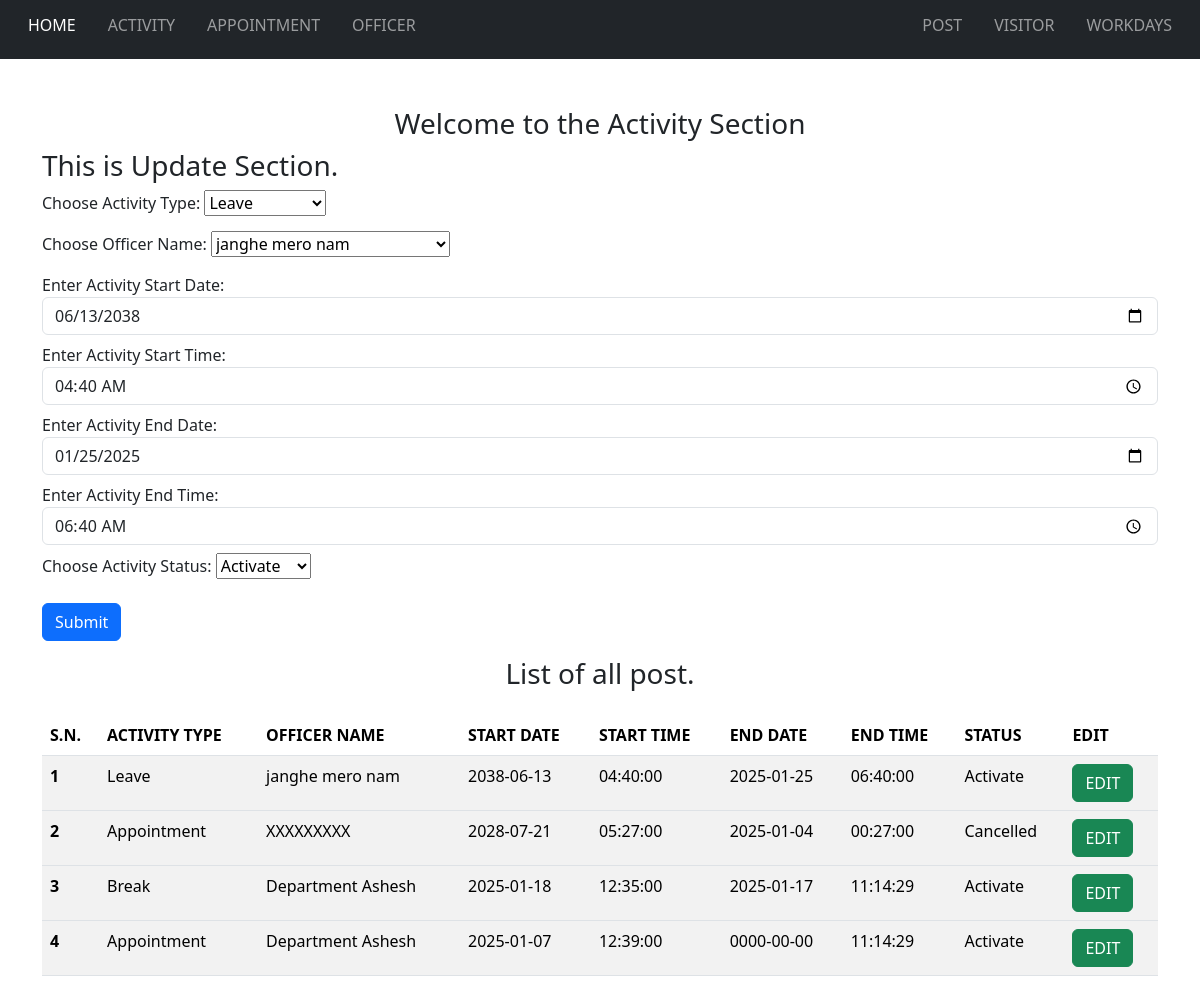
The app's page /activity.php?activity_edit=1&activity_id=4 with its own data.
### edit/edit-activity.php (the view, shortened to what this page needs)
<h3>This is Update Section.</h3>
<?php
if (isset($_GET["activity_edit"])) {
    $activity_id = $_GET["activity_id"];
    $sql_activity = "select `activity-id`,`activity-type`,`activity-officerid`,`officer-id`,`officer-name`,`activity-startdate`,`activity-starttime`,`activity-enddate`,`activity-endtime`,`activity-status` from `table-activity` join `table-officer` on `table-officer`.`officer-id` = `table-activity`.`activity-officerid` where `activity-id` = '{$activity_id}'";
    $result_activity = mysqli_query($con, $sql_activity);
    $sql_dropdown = "SELECT `officer-id`, `officer-name` FROM `table-officer`";
    $result_dropdown = mysqli_query($con, $sql_dropdown);
    if (mysqli_num_rows($result_activity) > 0) {
        while ($row = mysqli_fetch_array($result_activity)) {
?>
            <form method="post">
                <label for="activity-type" class="mb-3">Choose Activity Type:</label>
                <select name="activity_type" id="activity-type">
                    <option value="1" <?php echo ($row["activity-type"] == 1) ? 'selected' : ''; ?>>Leave</option>
                </select>
                <br>
                <label for="officer-id">Choose Officer Name:</label>
                <select name="officer_id" id="officer-id" class="mb-3">
                    <?php
                    if (mysqli_num_rows($result_dropdown) > 0) {
                        while ($rowX = mysqli_fetch_array($result_dropdown)) {  ?>
                            <option value="<?php echo $rowX["officer-id"] ?>" <?php echo ($row["officer-id"] == $rowX["officer-id"]) ? 'selected' : ''; ?>><?php echo $rowX['officer-name'] ?></option>
                    <?php
                        }
                    }
                    ?>
                </select>
                <br>
                <div class="form-group" class="mb-2">
                    <label>Enter Activity Start Date: </label>
                    <input type="date" class="form-control mb-2" id="activity-startdate" name="activity_startdate" placeholder="Enter Activity Start Date: " value="<?php echo $row["activity-startdate"] ?>">
                </div>
                <div class="form-group" class="mb-2">
                    <label>Enter Activity Start Time: </label>
                    <input type="time" class="form-control mb-2" id="activity-starttime" name="activity_starttime" placeholder="Enter Activity Start Time : " value="<?php echo $row["activity-starttime"] ?>">
                </div>
                <div class="form-group" class="mb-2">
                    <label>Enter Activity End Date: </label>
                    <input type="date" class="form-control mb-2" id="activity-enddate" name="activity_enddate" placeholder="Enter Activity End Date: " value="<?php echo $row["activity-enddate"] ?>">
                </div>
                <div class="form-group" class="mb-2">
                    <label>Enter Activity End Time: </label>
                    <input type="time" class="form-control mb-2" id="activity-endtime" name="activity_endtime" placeholder="Enter Activity End Time : " value="<?php echo $row["activity-endtime"] ?>">
                </div>
                <label for="activity-status">Choose Activity Status:</label>
                <select name="activity_status" id="activity-status">
                    <option value="1">Activate</option>
                </select>
                <br>
                <br>
                <button type="submit" name="activity-update_btn" class="btn btn-primary">Submit</button>
            </form>
<?php
        }
    }
}
?>

### fetch/fetch-activity.php (shortened to what this page needs)
<?php
$sql_post = "select `activity-id`,`activity-type`,`activity-officerid`,`officer-name`,`activity-startdate`,`activity-starttime`,`activity-enddate`,`activity-endtime`,`activity-status` from `table-activity` join `table-officer` on `table-officer`.`officer-id` = `table-activity`.`activity-officerid` order by `activity-id` desc;";
$result_post = mysqli_query($con, $sql_post);
$post_counter = 0;
if (mysqli_num_rows($result_post) > 0) {
    while ($row = mysqli_fetch_array($result_post)) {
        $status = (($row["activity-status"]) == 1) ? ('Activate') : ('Cancelled');
        if ($row["activity-type"] == 1) {
            $type = "Leave";
        } else if ($row["activity-type"] == 2) {
            $type = "Break";
        } else {
            $type = "Appointment";
        }
?>
        <tbody>
            <tr>
                <th scope="row"><?php echo ++$post_counter ?></th>
                <td><?php echo $type ?></td>
                <td><?php echo $row["officer-name"]; ?></td>
                <td><?php echo $row["activity-startdate"]; ?></td>
                <td><?php echo $row["activity-starttime"]; ?></td>
                <td><?php echo $row["activity-enddate"]; ?></td>
                <td><?php echo $row["activity-endtime"]; ?></td>
                <td><?php echo $status ?></td>
                <td><a href="activity.php?activity_edit=1&activity_id=<?php echo $row["activity-id"]; ?>" class="btn btn-success" name="activity_edit_button">EDIT</td>
            </tr>
        </tbody>
<?php
    }
} else {
    echo "This list is empty";
}
?>

### records on screen
table-activity: activity_type "Leave", activity_startdate "06/13/2038", activity_starttime "04:40:00", activity_enddate "01/25/2025", activity_endtime "06:40:00", value "Leave", value "janghe mero nam", value "2038-06-13", value "04:40:00", value "2025-01-25", value "06:40:00", value "Activate"
table-activity: value "Appointment", value "XXXXXXXXX", value "2028-07-21", value "05:27:00", value "2025-01-04", value "00:27:00", value "Cancelled"
table-activity: value "Break", value "Department Ashesh", value "2025-01-18", value "12:35:00", value "2025-01-17", value "11:14:29", value "Activate"
table-activity: value "Appointment", value "Department Ashesh", value "2025-01-07", value "12:39:00", value "0000-00-00", value "11:14:29", value "Activate"

### other values on screen
form field officer_id "janghe mero nam"
